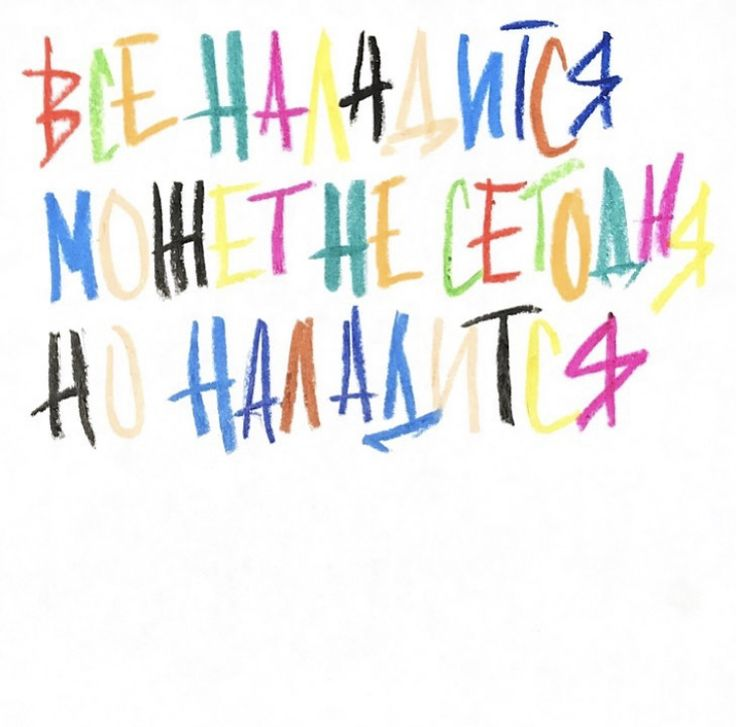
#> input picture Module_15/02_preobrazovanie-izobrazenij-cvetovye-formaty/02_img.png, 736 x 727 px
$ python __init__.py
#> lines starting #> are read from the running program, lines starting #| are printed output that depends on the picture; after the words box and inside, x2 and y2 are one past the last pixel; in counts of white or black regions, pixels touching at a corner belong together
import cv2
import numpy as np


img = cv2.imread('02_img.png')
#> img is the input picture: shape (727, 736, 3); mean B, G, R 237.4, 238.2, 239.1
img = img[0:480, 0:730]
#> img: shape (480, 730, 3)
new_img = np.zeros(img.shape, np.uint8)

img = cv2.GaussianBlur(img, (11, 11), 0)
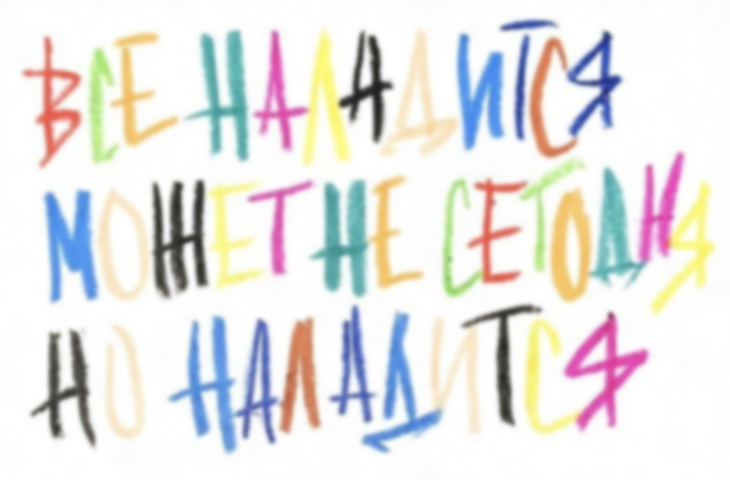
#> img: shape (480, 730, 3); mean B, G, R 228.6, 229.9, 231.3
img = cv2.cvtColor(img, cv2.COLOR_BGR2GRAY)
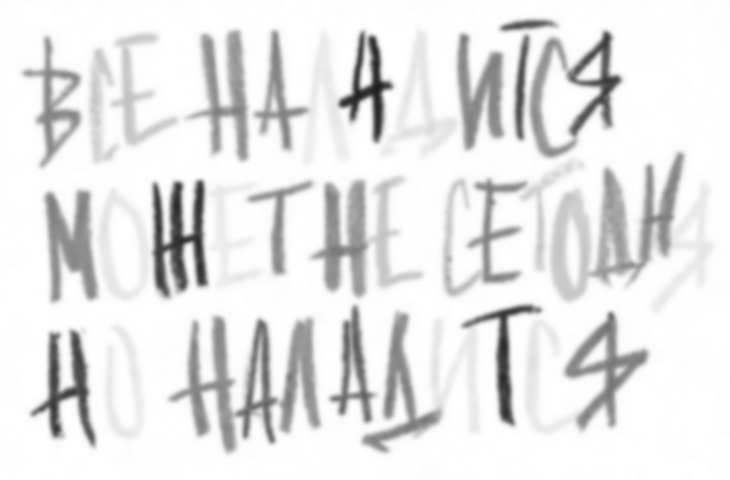
#> img: shape (480, 730); min 32, max 255, mean 230.2
img = cv2.Canny(img, 10, 20)
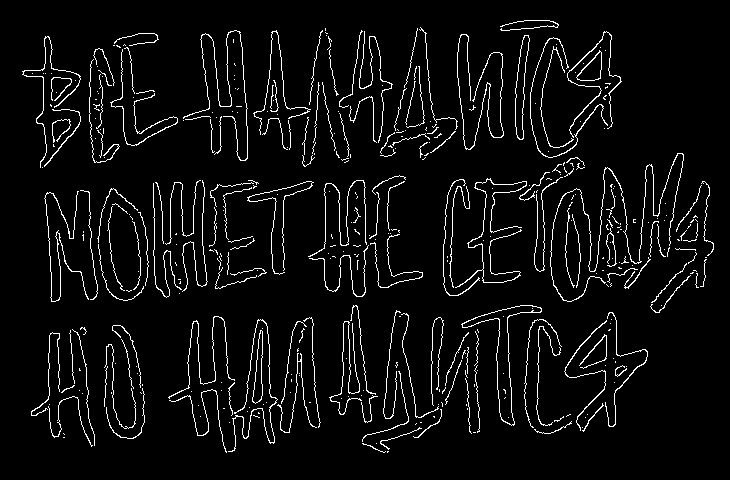
#> img: shape (480, 730); 5.2% white in thin lines or dots, all inside (x1, y1, x2, y2) = (22, 20, 714, 453)
kernel = np.ones((2, 2), np.uint8)
img = cv2.dilate(img, kernel, iterations=1)
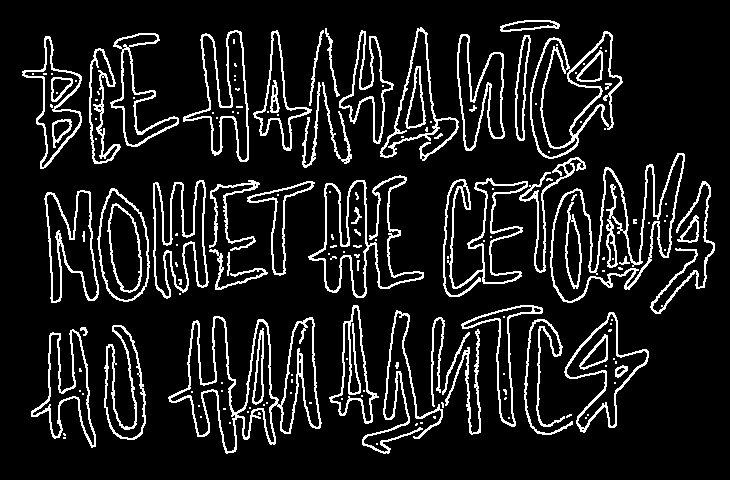
#> img: shape (480, 730); 11.4% white in thin lines or dots, all inside (x1, y1, x2, y2) = (22, 20, 715, 454)
con, hir = cv2.findContours(img, cv2.RETR_LIST, cv2.CHAIN_APPROX_NONE)
#> con = 252 contours, 155 with area under 20; largest, box (x1, y1, x2, y2) and area: (550, 153, 685, 303) 9152, (168, 316, 322, 454) 8638, (551, 154, 684, 302) 7364, (530, 31, 623, 159) 4480, (97, 188, 150, 302) 4369; hir = 252 rows, first 6: [1, -1, -1, -1], [2, 0, -1, -1], [3, 1, -1, -1], [4, 2, -1, -1], [5, 3, -1, -1], [6, 4, -1, -1]

for i in range(83):
    cv2.drawContours(new_img, con, i, (225, 20, 210))
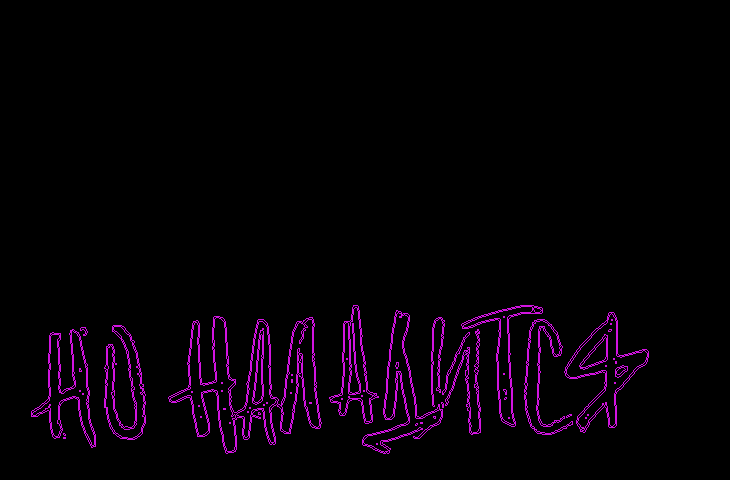
#> new_img: shape (480, 730, 3); mean of channels 0, 1, 2 6.7, 0.6, 6.3; drawn as B, G, R
for i in range(83, 165):
    cv2.drawContours(new_img, con, i, (20, 76, 225))
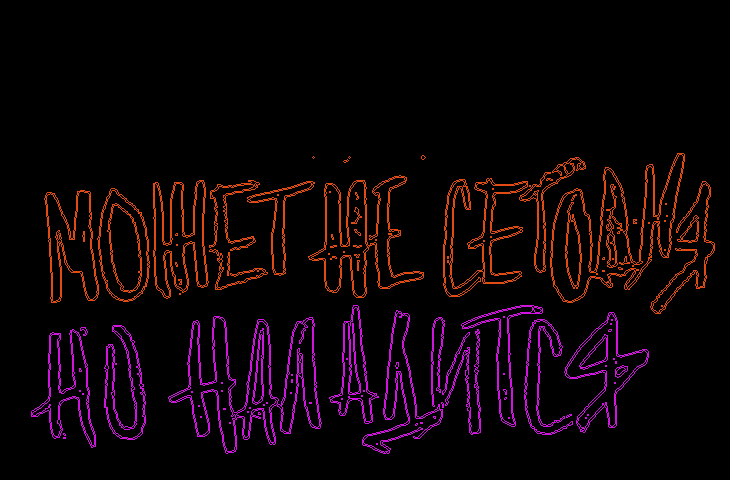
#> new_img: shape (480, 730, 3); 3.49% of pixels changed, all inside (x1, y1, x2, y2) = (44, 153, 715, 314); drawn as B, G, R
for i in range(165, 252):
    cv2.drawContours(new_img, con, i, (20, 225, 25))
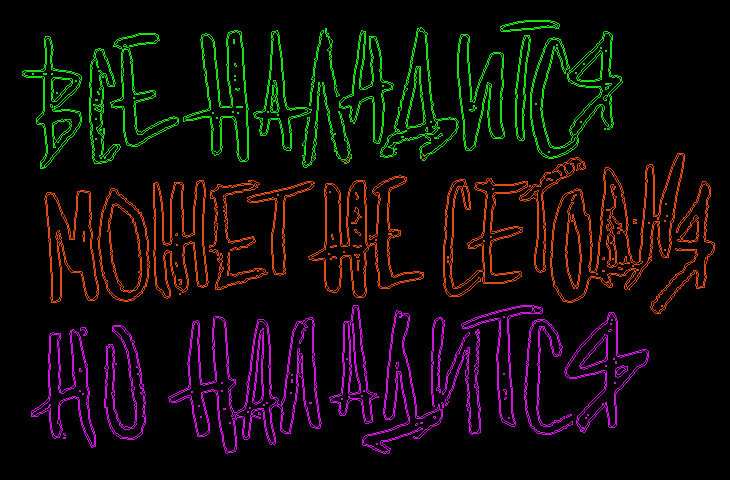
#> new_img: shape (480, 730, 3); 2.99% of pixels changed, all inside (x1, y1, x2, y2) = (22, 20, 623, 169); drawn as B, G, R

cv2.imshow('Result', new_img)
cv2.waitKey(0)
